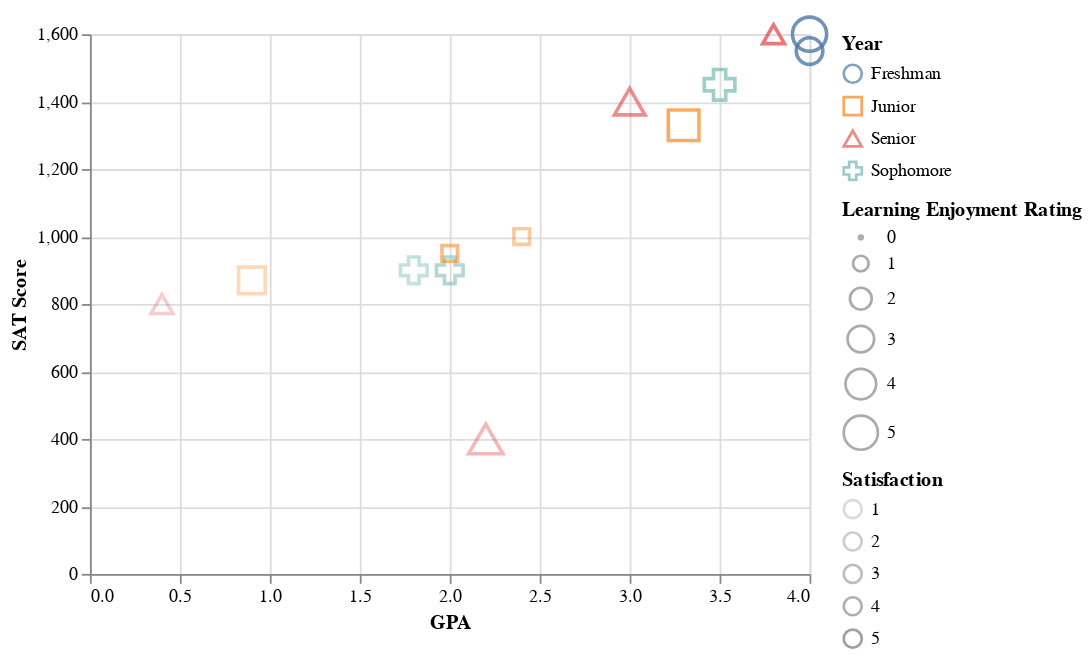

Source (notebook cell):
### Markdown cell above
## Exercise 1: All these encodings

### Code cell
alt.Chart(student_data).mark_point().encode(
    alt.X('GPA'),
    alt.Y('SAT Score'),
    alt.Size('Learning Enjoyment Rating'),
    alt.Color('Year'),
    alt.Shape('Year'),
    alt.Opacity('Satisfaction'),
    alt.Tooltip('GPA')
)

### Figure 1 — Vega-Lite specification as saved in the notebook (floating-point values rounded to 4 significant figures)
{"config": {"view": {"continuousWidth": 400, "continuousHeight": 300}}, "data": {"name": "data-e93636037bcd1fa7113fcf760da2b471"}, "mark": "point", "encoding": {"color": {"type": "nominal", "field": "Year"}, "opacity": {"type": "quantitative", "field": "Satisfaction"}, "shape": {"type": "nominal", "field": "Year"}, "size": {"type": "quantitative", "field": "Learning Enjoyment Rating"}, "tooltip": {"type": "quantitative", "field": "GPA"}, "x": {"type": "quantitative", "field": "GPA"}, "y": {"type": "quantitative", "field": "SAT Score"}}, "$schema": "https://vega.github.io/schema/vega-lite/v4.8.1.json", "datasets": {"data-e93636037bcd1fa7113fcf760da2b471": [{"GPA": 4.0, "SAT Score": 1600, "Learning Enjoyment Rating": 5, "Year": "Freshman", "Satisfaction": 5}, {"GPA": 2.0, "SAT Score": 900, "Learning Enjoyment Rating": 3, "Year": "Sophomore", "Satisfaction": 3}, {"GPA": 0.4, "SAT Score": 800, "Learning Enjoyment Rating": 2, "Year": "Senior", "Satisfaction": 1}, {"GPA": 3.8, "SAT Score": 1600, "Learning Enjoyment Rating": 2, "Year": "Senior", "Satisfaction": 5}, {"GPA": 3.0, "SAT Score": 1400, "Learning Enjoyment Rating": 4, "Year": "Senior", "Satisfaction": 4}, {"GPA": 2.0, "SAT Score": 950, "Learning Enjoyment Rating": 1, "Year": "Junior", "Satisfaction": 3}, {"GPA": 1.8, "SAT Score": 900, "Learning Enjoyment Rating": 3, "Year": "Sophomore", "Satisfaction": 2}, {"GPA": 0.9, "SAT Score": 870, "Learning Enjoyment Rating": 3, "Year": "Junior", "Satisfaction": 1}, {"GPA": 3.3, "SAT Score": 1330, "Learning Enjoyment Rating": 4, "Year": "Junior", "Satisfaction": 4}, {"GPA": 2.2, "SAT Score": 400, "Learning Enjoyment Rating": 5, "Year": "Senior", "Satisfaction": 2}, {"GPA": 4.0, "SAT Score": 1550, "Learning Enjoyment Rating": 3, "Year": "Freshman", "Satisfaction": 5}, {"GPA": 3.5, "SAT Score": 1450, "Learning Enjoyment Rating": 4, "Year": "Sophomore", "Satisfaction": 4}, {"GPA": 2.4, "SAT Score": 1000, "Learning Enjoyment Rating": 1, "Year": "Junior", "Satisfaction": 2}]}}
